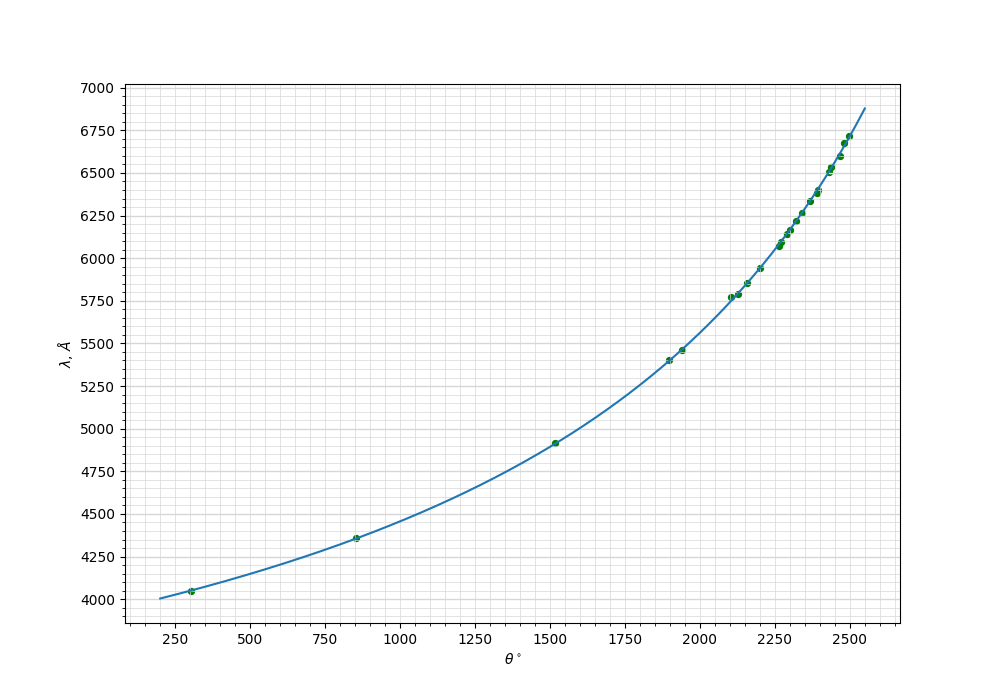

The script that saved this image:
import numpy as np
import matplotlib.pyplot as plt
from scipy.optimize import curve_fit
from matplotlib.ticker import MultipleLocator

plt.figure(figsize=(10,7))  #Размер изображения
#plt.title('График зависимости разности температуры от разности давления для T=295K') # Заголовок

x = [1898,
2156,
2200,
2292,
2272,
2300,
2264,
2320,
2342,
2368,
2390,
2395,
2430,
2438,
2466,
2482,
2497,
2126,
2104,
1940,
1518,
854,
304
] # Координата x
y = [5400,
5852,
5944,
6143,
6096,
6164,
6074,
6217,
6266,
6334,
6383,
6402,
6507,
6533,
6599,
6678,
6717,
5791,
5770,
5461,
4916,
4358,
4047
] # Координата y

x.sort()
y.sort()


plt.scatter(x, y, s=18, c='green')  # Экспериментальные точки на графике

plt.xlabel(r'$\theta^\circ$') # Подпись абсцисс
plt.ylabel(r'$\lambda$, $\AA$') # Подпись ординат


def func(x, p1,p2,p3):
    return p1+(p2/(x-p3))

  

# Here you give the initial parameters for p0 which Python then iterates over
# to find the best fit
popt, pcov = curve_fit(func,x,y,p0=(3800, -1000000, 3000))

print(popt) # This contains your two best fit parameters

# Performing sum of squares
p1 = popt[0]
p2 = popt[1]
p3=popt[2]
residuals = y - func(x,p1,p2,p3)
fres = sum(residuals**2)

print(fres)

xaxis = np.linspace(200, 2550, 1000) # we can plot with xdata, but fit will not look good 
#p1 = 3800.0
#p2=-1000000.0
#p3=3000.0
curve_y = func(xaxis,p1,p2,p3)
print(func(1000, 3800, -1, 3000))
#plt.plot(x,y,'*')
plt.plot(xaxis,curve_y)

#yerr = [0.018*_y for _y in y]  # Погрешность по y
#xerr = [0.05 for _x in x] # Погрешность по x
#plt.errorbar(x, y, xerr=xerr, yerr=yerr, fmt=" ", color='k')

#p = np.polyfit(x, y, deg=1) # Построение кривой по мнк
#p_f = np.poly1d(p)
#plt.plot(x, p_f(x))
#print(p_f)


DP = 2
ax = plt.gca()

## Характеристики сетки

ax.yaxis.set_minor_locator(MultipleLocator(50))
ax.yaxis.set_major_locator(MultipleLocator(250))
ax.xaxis.set_minor_locator(MultipleLocator(50))
ax.xaxis.set_major_locator(MultipleLocator(250))
ax.yaxis.grid(True,'major',linewidth=2/DP,linestyle='-',color='#d7d7d7')
ax.xaxis.grid(True,'minor',linewidth=1/DP,linestyle='-',color='#d7d7d7')
ax.yaxis.grid(True,'minor',linewidth=1/DP,linestyle='-',color='#d7d7d7')
ax.xaxis.grid(True,'major',linewidth=1/DP,linestyle='-',color='#d7d7d7',zorder=0)

plt.savefig('grad')